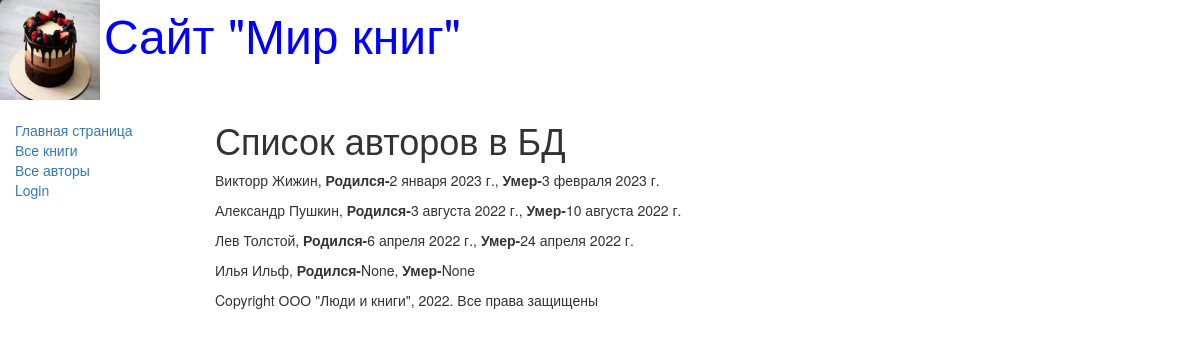
Page /author/ on the committed database.
### catalog/models.py (models this page shows, shortened)
class Author(models.Model):
    first_name = models.CharField(max_length=100, help_text="Введите имя автора", verbose_name="Имя автора")
    last_name = models.CharField(max_length=100, help_text="Введите фамилию автора", verbose_name="Фамилия автора")
    date_of_birth = models.DateField(help_text="Введите дату рождения", verbose_name="Дата рождения", null=True,
                                     blank=True)
    date_of_death = models.DateField(help_text="Введите дату смерти", verbose_name="Дата смерти", null=True, blank=True)

### catalog/views.py (the view)
# urls.py: path(r'author/', views.AuthorListView.as_view(), name='authors'),
class AuthorListView(generic.ListView):
    model = Author
    paginate_by = 4

### catalog/templates/catalog/author_list.html
{% extends "base_generic.html" %}
{% block content %}
    <h1>Список авторов в БД</h1>
    {% if author_list %}
        {% for author in author_list.all %}
        <p>{{author.first_name}}   {{author.last_name}},
            <strong>Родился-</strong>{{author.date_of_birth}},
            <strong>Умер-</strong>{{author.date_of_death}}</p>
        {% endfor %}
    {% else %}
        <p>В базе данных нет авторов</p>
    {% endif %}
{% endblock %}

### rows in the picture
Author: first_name "Викторр", last_name "Жижин", date_of_birth "2 января 2023 г.", date_of_death "3 февраля 2023 г."
Author: first_name "Александр", last_name "Пушкин", date_of_birth "3 августа 2022 г.", date_of_death "10 августа 2022 г."
Author: first_name "Лев", last_name "Толстой", date_of_birth "6 апреля 2022 г.", date_of_death "24 апреля 2022 г."
Author: first_name "Илья", last_name "Ильф", date_of_birth "None", date_of_death "None"
